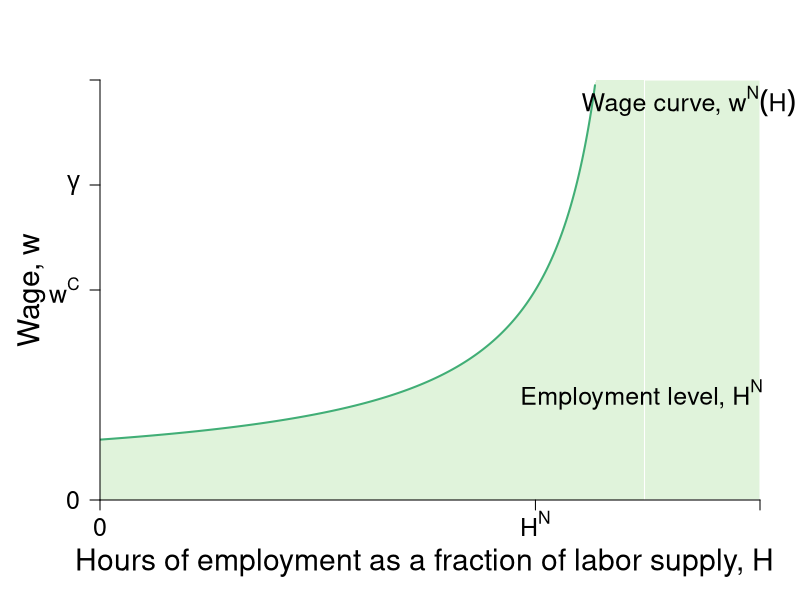

Here is the R script that generated this plot: (Note: this script raises an error after producing the figure.)
require(shape)
require(plotrix)
pdf(file = "employment/employment_wage_macro_zpc.pdf", width = 9, height = 7)

#Set parameters for graphics
axislabelsize <- 1.8
labelsize <- 1.5
namesize <- 1.8
annotatesize <- 1.5
graphlinewidth <- 2
segmentlinewidth <- 1.5

COL <- c("#7fc97f", "#beaed4", "#fdc086", "#ffff99", "#386cb0", "#f0027f", "#bf5b17", "#666666")
COLA <- c("#e0f3db", "#99d8c9","#66c2a4","#41ae76", "#238b45", "#005824")
COLB <- c("#4eb3d3", "#2b8cbe", "#0868ac","#084081")

WageFn <- function(h, ubar = 3, B = 2, t = 0.8) {
  B + ubar + (ubar - ubar*t +  ubar*t*h )/(t*(1 - h))
}


#COL <- c("#1B9E77", "#D95F02", "#7570B3", "#E7298A", "#66A61E", "#E6AB02", "#A6761D", "#666666")
COL <- c("#7fc97f", "#beaed4", "#fdc086", "#ffff99")
par(mar =  c(5, 5, 4, 2))
xlims <- c(0, 1.2)
ylims <- c(0, 40)


plot(0, 0, xlim = xlims, ylim = ylims, type = "n",
     xlab = expression(paste("")),
     ylab = expression(paste("")),
     xaxt = "n", 
     yaxt = "n",
     cex.lab = axislabelsize, 
     line = 2.5,
     bty = "n", 
     xaxs="i", 
     yaxs="i")

npts <- 500 
npts2 <- 501
#Specify the sequences of points for graphing. 
xx1 <- seq(xlims[1], 0.9, length.out = npts)
xx2 <- seq(xlims[1], xlims[2], length.out = npts)
xx3 <- seq(xlims[1], xlims[2], length.out = npts2)
xx4 <- seq(xlims[1], 25, length.out = npts2)
xx5 <- seq(xlims[1], 0.75, length.out = npts2)

# Shade below green line
polygon(c(0, xx2, xlims[2]), 
        c(0, WageFn(xx2), 0), border = FALSE, col = COLA[1])
rect(0.99, 0, 1.2, 40, border = FALSE, col = COLA[1])

#Axis labels
text(0.59, -6, expression(paste("Hours of employment as a fraction of labor supply, ", H)), cex = axislabelsize, xpd = TRUE)
text(-0.125, 20, expression(paste("Wage, ", w)), cex = axislabelsize, xpd = TRUE, srt = 90)


#Draw the lines for the graphs
lines(xx1, WageFn(xx1), col = COLA[4], lwd = graphlinewidth)

#Customize ticks and labels for the plot
ticksy <- c(0, 20, 30, 40)
ylabels <- c(0, expression(paste(w^C)), expression(paste(gamma)), NA)
ticksx <- c(0, 0.7917, xlims[2])
xlabels <- c(0, expression(paste(H^N)), NA)
axis(1, at = ticksx, pos = 0, labels = xlabels, cex.axis = labelsize)
axis(2, at = ticksy, pos = 0, labels = ylabels, las = 1, cex.axis = labelsize)

#Annotation of the  graphs
text(1.07, 38, expression(paste("Wage curve, ", w^N,(H))), cex = labelsize, xpd = TRUE)
#text(0.75, 38, expression(paste("Employment level, ", H^N)), cex = labelsize,  xpd = TRUE)
text(0.985, 10, expression(paste("Employment level, ", H^N)), cex = labelsize,  xpd = TRUE)

segments(0.7917, 0, 0.7917, ylims[2], lty = 2, lwd = graphlinewidth, col = grays[20])

#Arrows(0.8, 15, 0.8, 19, col = "black", lty = 1, lwd = 2, arr.type = "triangle")
#Arrows(0.8, 15, 0.8, 6, col = "black", lty = 1, lwd = 2, arr.type = "triangle")
#text(0.92, 12.5, expression(paste("Employment Rent")))

#Zero profit condition 
segments(0, 20, 0.7917, 20, lty = 1, lwd = graphlinewidth, col = COLB[3])
segments(0.7917, 20, 1.2, 20, lty = 2, lwd = segmentlinewidth, col = COLB[3])
# Gamma
segments(0, 30, xlims[2], 30, lty = 2, lwd = 2, col = COLA[3])
text(1.05, 31, expression(paste("Output per worker, ", gamma)), cex = labelsize,  xpd = TRUE)


points(0.7917, 20, pch = 16, col = "black", cex = 1.5)
text(0.77, 21, expression(paste("n")), cex = labelsize)


#Unemployment benefits & a
#segments(0, 5, 1.2, 5, lty = 2, lwd = 2, col = "darkgray")
#segments(0, 2.5, 1.2, 2.5, lty = 2, lwd = 2, col = "darkgray")

#Zero profit condition
text(1, 21, expression(paste("Competition condition")), cex = labelsize, xpd = TRUE)
#text(1.02, 21.25, expression(paste(w == bar(Delta))), cex = labelsize, xpd = TRUE)

text(0.25, 23, expression(paste("Firms leaving")), cex = labelsize)
text(0.25, 17, expression(paste("Firms entering")), cex = labelsize)
text(1.05, 4, expression(paste("No production")), cex = labelsize)

#text(0.97, 6, expression(paste(B + a/t)))
#text(0.97, 3.5, expression(paste(B, " (unemployment benefits)")))
#text(1.08, 36, expression(paste("level of")))
#text(1.08, 34, expression(paste("employment, ", bar(H))))


# Arrows 
text(0.57, 25, expression(paste("Profits")), cex = labelsize)
Arrows(0.5, 22, 0.5, 28, col = "black", lty = 1, lwd = 2, arr.type = "triangle")
Arrows(0.5, 28, 0.5, 22, col = "black", lty = 1, lwd = 2, arr.type = "triangle")

# text(0.55, 15, expression(paste("Wages")))
# Arrows(0.5, 18, 0.5, 12, col = "black", lty = 1, lwd = 2, arr.type = "triangle")
# Arrows(0.5, 12, 0.5, 18, col = "black", lty = 1, lwd = 2, arr.type = "triangle")


dev.off()
